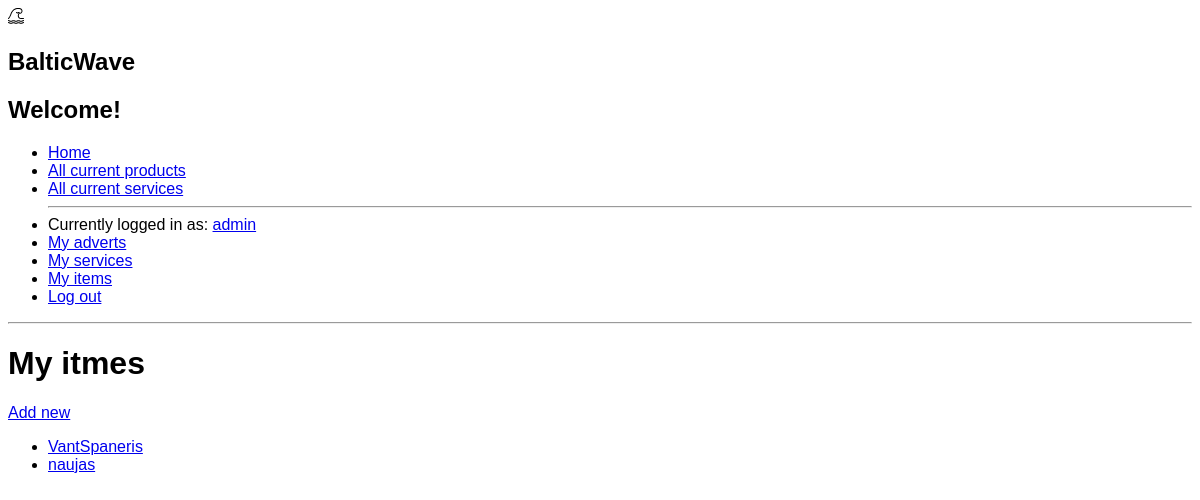
Page /balticwave/myproducts/ (signed in) on the earlier database version.
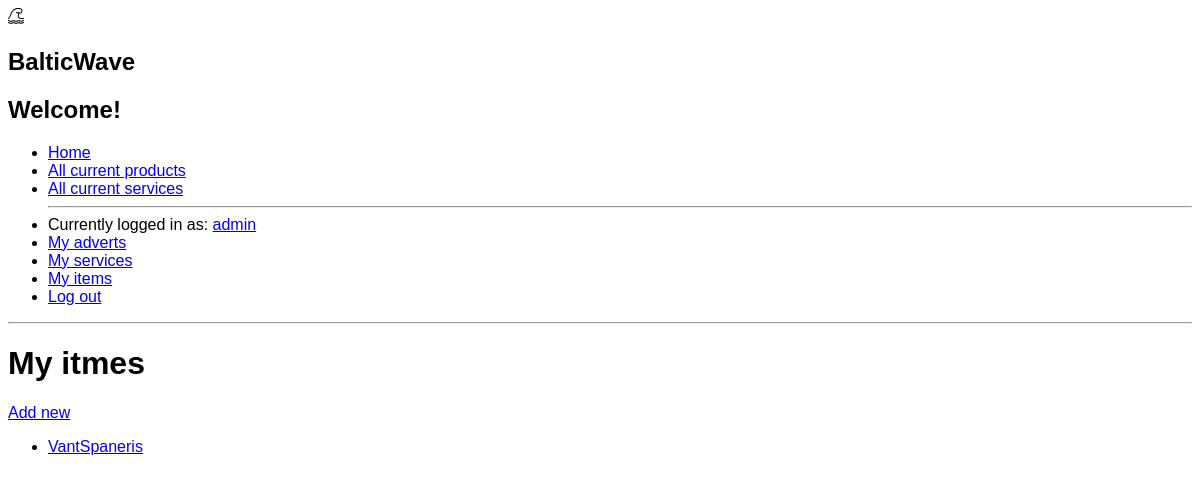
Same page on the later database version.
### balticwave/models.py (models this page shows, shortened)
class Product(models.Model):
    product_name = models.CharField('Product name', max_length=200)
    product_seller = models.ForeignKey(to=User, on_delete=models.SET_NULL, null=True, blank=True)
    price = models.FloatField('Price', null=True, blank=True, default=0)
    description = HTMLField(default='No description')
    insDate = models.DateTimeField('Instance date', auto_now_add=True)
    type = models.ManyToManyField('ProductType')
    product_thumbnail = models.ImageField('Thumbnail', upload_to='product_thumbnails', null=True, blank=True)
    likes = models.ManyToManyField(User, related_name='blogpost_like')
    LOAN_STATUS = (
        ('a', 'Available'),
        ('r', 'Reserved'),
        ('t', 'Sold'),
    )
    status = models.CharField(
        max_length=1,
        choices=LOAN_STATUS,
        blank=True,
        default='a',
        help_text='Status',
    )
    def __str__(self):
        return (f'{self.product_name}')

### balticwave/views.py (the view)
# urls.py: path('myproducts/', views.SellerProductsListView.as_view(), name='my-products'),
class SellerProductsListView(LoginRequiredMixin, generic.ListView):
    Model = Product
    template_name = 'my_products.html'
    context_object_name = 'myproducts'
    def get_queryset(self):
        return Product.objects.filter(product_seller=self.request.user)

### balticwave/templates/my_products.html
{% extends "base.html" %}
{% block content %}
<h1>My itmes</h1>
<a href="{% url 'my-new-product' %}">Add new</a>
{% if myproducts %}
<ul>
    {% for product in myproducts %}
    <li>
        <a href="{{ product.pk }}">{{ product }}</a>
    </li>
    {% endfor %}
</ul>
{% else %}
<p>You have no items for sale at the moment.</p>
{% endif %}
{% endblock %}

### balticwave/templates/base.html (shortened to what this page needs)
<!DOCTYPE html>
<html lang="en">
<head>
    {% load static %}
    <link rel=stylesheet href="{% static 'css/style.css' %}">
</head>
<body>
<nav>
    <h1>BalticWave</h1>
    <h2>Welcome!</h2>
    <ul>
        <li><a href="{% url 'home' %}">Home</a></li>
        <li><a href="{% url 'products' %}">All current products</a></li>
        <li><a href="{% url 'services' %}">All current services</a></li>
        <hr>
        {% if user.is_authenticated %}
        <li>Currently logged in as: <a href="{% url 'profile' %}">{{ user.get_username }}</a></li>
        <li><a href="#">My adverts</a></li>
        <li><a href="{% url 'my-services' %}">My services</a></li>
        <li><a href="{% url 'my-products' %}">My items</a></li>
        <li><a href="{% url 'logout'%}?next=/balticwave">Log out</a></li>
        {% else %}
        <li><a href="{% url 'login'%}?next={{request.path}}">Log in</a></li>
        <li><a href="{% url 'register'%}"> Register</a></li>
        {% endif %}
    </ul>
</nav>
<hr>
{% block content %}{% endblock %}
</body>
</html>

### balticwave/static/css/style.css (style rules this page uses)
* { font-family: Verdana, sans-serif; }

Differences in the rows shown:
removed Product: product_name "naujas"
